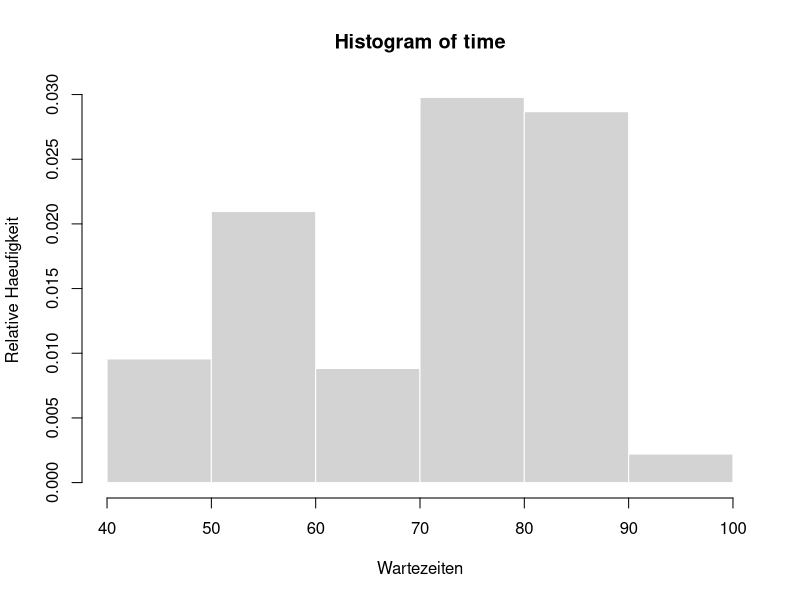

Write the R code that produced this figure.
data("faithful")


head(faithful)

time <- faithful$waiting
############################################
#a)
x <- sort(time)
x

min_range <- 60
max_range <- 70

b_k <- max_range-min_range

size <- length(faithful$waiting)
size

summe <- 0

for (i in x) {
  if(i>min_range && i<=max_range)
    summe <- summe + 1
}

h_k <- summe
h_k

heigth <- h_k/(size*b_k)
heigth
heigthP <- heigth*100
heigthP

sum(faithful$waiting>60 & faithful$waiting<=70)

############################################
#b)

hist(time, 
     breaks = seq(40,100,by=10),
     prob=TRUE,                  #relative Häufigkeiten
     bor="white",
     xlab = "Wartezeiten",
     ylab = "Relative Haeufigkeit")

############################################
#c)
sum(faithful$waiting>60 & faithful$waiting<=90)


















